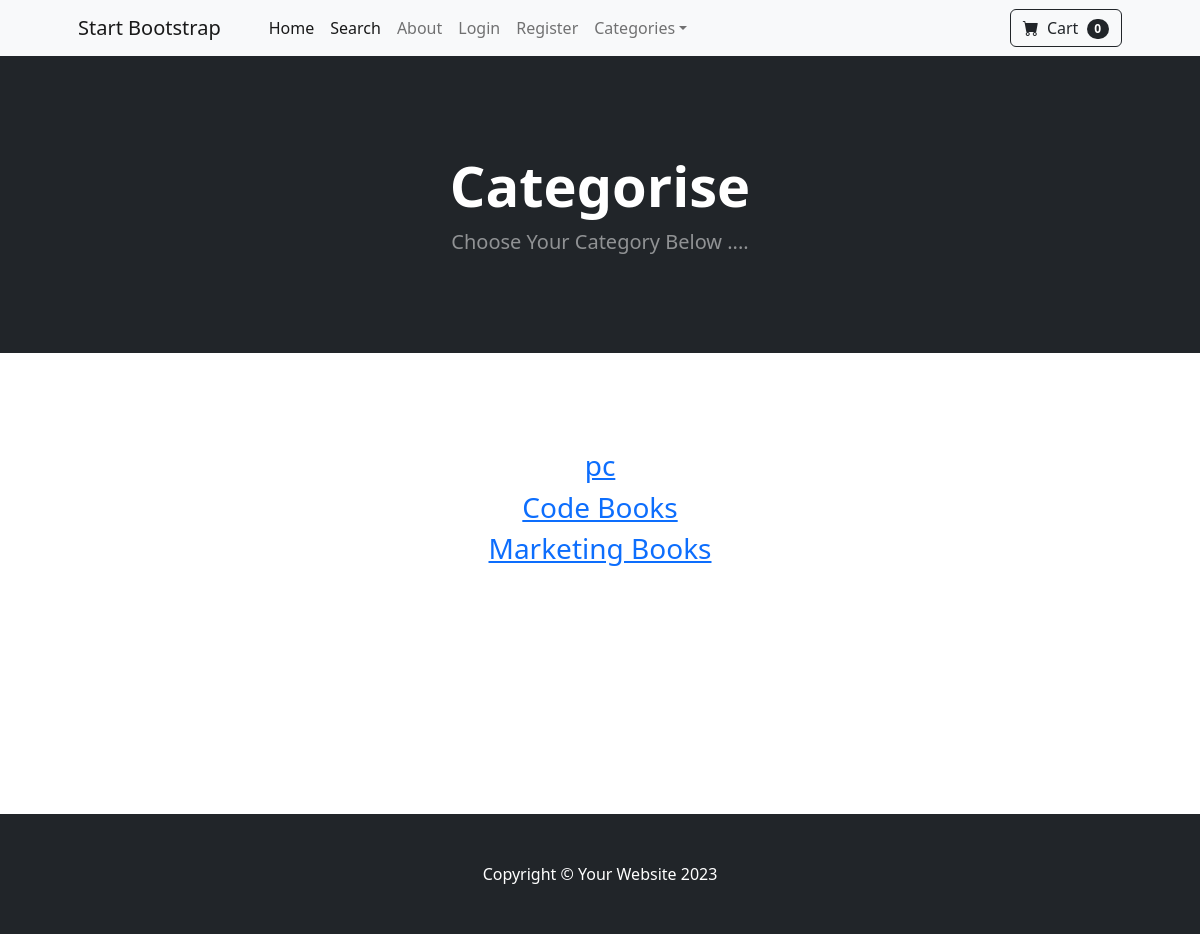
The app's page /category_summary/ with its own data.
### store/models.py (models this page shows)
class Category(models.Model):
    name = models.CharField(max_length=50)
    def __str__(self):
        return self.name
    class Meta:
        verbose_name_plural = 'categories'

### store/views.py (the view)
# urls.py: path('category_summary/', views.category_summary, name='category_summary'),
def category_summary(request):
    categories = Category.objects.all()
    return render(request, 'category_summary.html', {"categories": categories})

### cart/cart.py (called while the page is built)
    def __len__(self):
        return len(self.cart)

### cart/context_processors.py (called while the page is built)
def cart(request):
    return {'cart': Cart(request)}

### store/templates/category_summary.html
{% extends 'base.html' %}
{% block content %}
        <header class="bg-dark py-5">
            <link rel="stylesheet" href="https://cdn.jsdelivr.net/npm/bootstrap-icons@1.10.5/font/bootstrap-icons.css">
            <div class="container px-4 px-lg-5 my-5">
                <div class="text-center text-white">
                    <h1 class="display-4 fw-bolder">Categorise </h1>
                    <p class="lead fw-normal text-white-50 mb-0">Choose Your Category Below .... </p>
                </div>
            </div>
        </header>
        <div class="container">
            <div class="row">
                <center>
                    <div class="col-8">
                        <br/><br/><br/><br/>
                                {% for category in categories %}
                                <h3><a href="{% url 'category' category %}">{{ category }}</a></h3>
                                {% endfor %}
<br/><br/><br/><br/><br/><br/><br/><br/>
                        <br/><br/>
                    </div>
                </center>
            </div>
        </div>
{% endblock %}

### records on screen
Category: name "pc"
Category: name "Code Books"
Category: name "Marketing Books"

### other values on screen
{{ cart|length }} "0"
